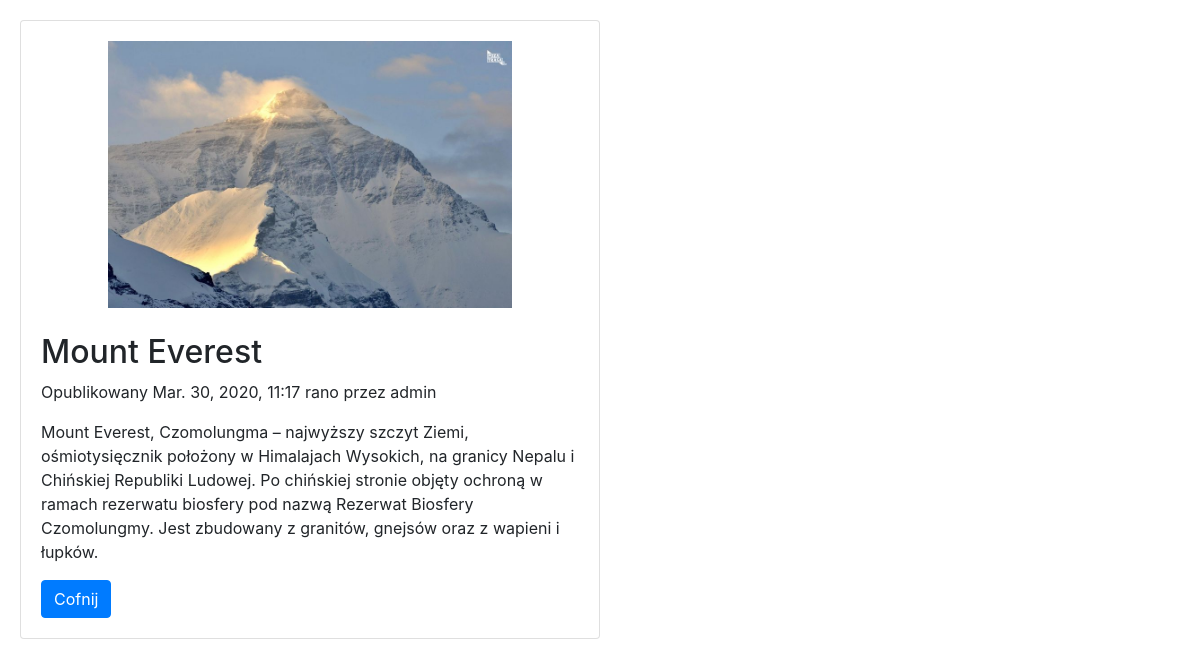
Page /2020/3/30/mount-everest/ on the committed database.
### blog/models.py (models this page shows, shortened)
class Post(models.Model):
    STATUS_CHOICES = (
        ('draft', 'Draft'), ('published', "Published"),
    )
    title = models.CharField(max_length=128)
    slug = models.SlugField(max_length=40, unique_for_date='date_added', blank=True)
    description = RichTextUploadingField(default="")
    date_added = models.DateTimeField(default=datetime.now, blank=True)
    image = models.ImageField(upload_to="Images", blank=True,)
    author = models.ForeignKey(User, on_delete=models.CASCADE, null=True)
    status = models.CharField(max_length=10, choices=STATUS_CHOICES, default='draft')
    objects = models.Manager()
    published = PublishedManager()
    class Meta:
        ordering = ('-date_added',)

### blog/views.py (the view)
def post_detail(request, year, month, day, post):
    post = get_object_or_404(Post, slug=post,
                             status='published',
                             date_added__year=year,
                             date_added__month=month,
                             date_added__day=day)
    return render(request, 'blog/post_detail.html',
                  {'post': post})

### blog/templates/blog/post_detail.html (shortened to what this page needs)
{% extends 'blog/main.html' %}
{% block body%}
<div class="card" style="width: 50%;">
    <div class="card-body">
        <img src="/media/{{post.image}}">
      <div>
            <h2>
                    {{ post.title }}
            </h2>
            <p class="date">
                Opublikowany {{ post.date_added }} przez {{ post.author}}
            </p>
            <p>{{ post.description|safe }}</p>
            <a href="{% url 'post_list' %} "class="btn btn-primary" >Cofnij </a>
      </div>
{% endblock %}

### blog/static/main.css (style rules this page uses)
body { margin: 20px; }
img { display: block; margin-left: auto; margin-right: auto; width: 75%; margin-bottom: 25px; }

### rows in the picture
Post: image (picture), title "Mount Everest", date_added "Mar. 30, 2020, 11:17 rano", author "admin", description "Mount Everest, Czomolungma – najwyższy szczyt Ziemi, ośmiotysięcznik położony w Himalajach Wysokich, na granicy Nepalu i Chińskiej Republiki Ludowej. Po chińskiej stronie objęty ochroną w ramach rezerwatu biosfery pod nazwą Rezerwat Biosfery Czomolungmy. Jest zbudowany z granitów, gnejsów oraz z wapieni i łupków."
